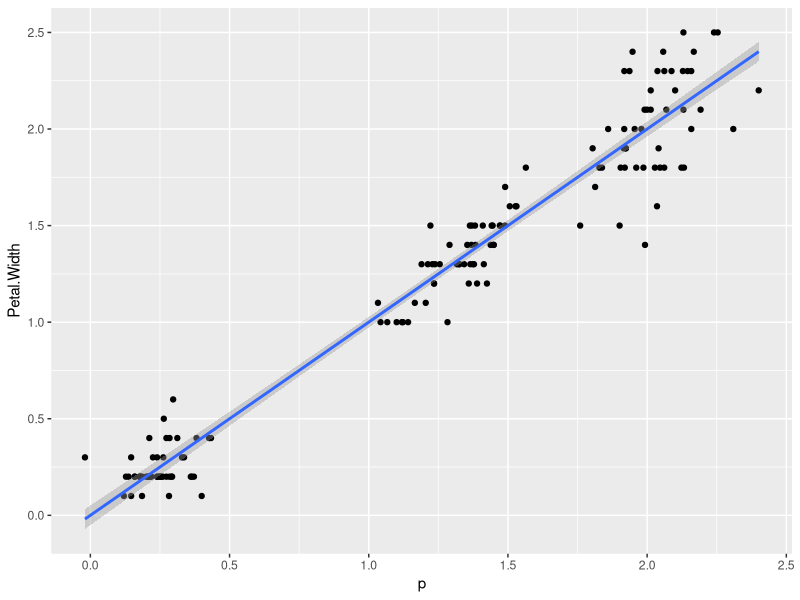

Here is the R script that generated this plot:
str(iris)

model = lm(Petal.Width ~ . ,iris)

p = predict(model,iris)

cbind(p,iris$Petal.Width)

library(ggplot2)

ggplot(iris,aes(x = p,
                y = Petal.Width))+
  geom_point()+
  geom_smooth(method = "lm",se=T)
